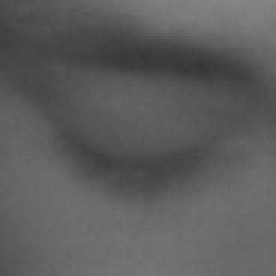
#> input picture train/Closed_Eyes/s0001_00347_0_0_0_0_1_01.png, 92 x 92 px, found by its file name (shown 3 times larger); its folder holds 4 pictures in this run
$ jupyter execute --allow-errors kjkud.ipynb   (Python 2 division)   (older library calls are emulated)
#> lines starting #> are read from the running program, lines starting #| are printed output that depends on the picture
[cell 1]
import cv2
import matplotlib.pyplot as mp

[cell 2]
w = cv2.imread('train/Closed_Eyes')
#> (the rest of this cell did not finish here and is left out)

[cell 3]
import os
from os import listdir

[cell 4]
directory = r'C:\Users\pgupt\Documents\DSP Project\train\Closed_Eyes'

x = [cv2.imread(directory + '/' + images) for images in os.listdir(directory)]
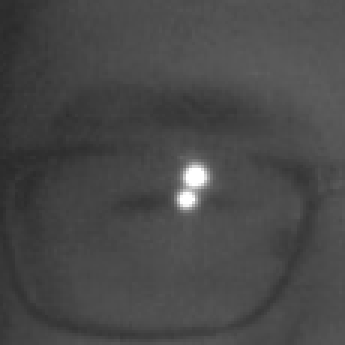
#> input picture train/Closed_Eyes/s0006_00073_0_1_0_1_0_01.png, 115 x 115 px, found by its file name (shown 3 times larger)
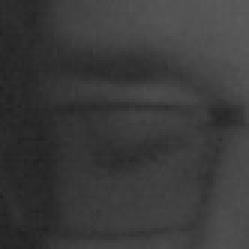
#> input picture train/Closed_Eyes/s0013_01836_0_1_0_0_0_01.png, 83 x 83 px, found by its file name (shown 3 times larger)
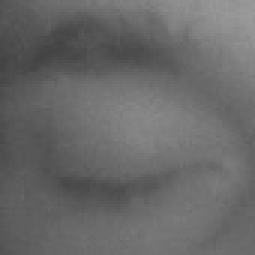
#> input picture train/Closed_Eyes/s0015_00101_0_0_0_0_1_01.png, 85 x 85 px, found by its file name (shown 3 times larger)
#> x = 4 items

mp.imshow(x[3])

[cell 5]
x

[cell 6]
import pandas as pd

#> (a cell that did not finish here is left out)

[cell 8]
x[0][1]
#> Out = 92 rows, first 8: [76, 76, 76], [78, 78, 78], [78, 78, 78], [80, 80, 80], [82, 82, 82], [78, 78, 78], [80, 80, 80], [83, 83, 83]

[cell 9]
mp.imshow(x[0][1])
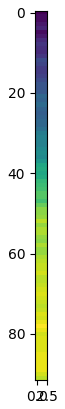
#> figure drawn by matplotlib, 1 panel

[cell 10]
import numpy as np

[cell 11]
value = np.asarray(x[0][1], dtype=np.int)
#> value has the same summary as Out
value = value.flatten()
#> value = 276 values, max 133 at index 234, min 76 at index 0, mean 110.9

[cell 12]
value
#> Out has the same summary as value
